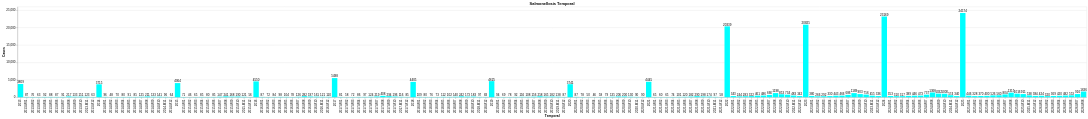

The notebook cell this image was saved under:
### Code cell
#Gruppieren nach georegion und Werte summieren
counts = (
    data_def.groupby("temporal")
        .agg(sum_value=("value", "sum"))
        .reset_index()
)

#Bar Chart
bar_temporal = alt.Chart(counts).mark_bar(color="aqua").encode(
    x=alt.X("temporal", title="Temporal"),
    y=alt.Y("sum_value", title="Cases")
).properties(
    title="Salmonellosis Temporal"
)

# Textlabels
text = bar_temporal.mark_text(
    align="center",
    dy=-5,
    size=10
).encode(
    text="sum_value:Q"
)

# Kombinieren
bar_temporal = bar_temporal + text
bar_temporal

### Figure 1 — Vega-Lite specification as saved in the notebook (floating-point values rounded to 4 significant figures; data arrays with more than 128 entries replaced by an {"elided": "..."} marker saying what was removed)
{"config": {"view": {"continuousWidth": 300, "continuousHeight": 300}}, "layer": [{"mark": {"type": "bar", "color": "aqua"}, "encoding": {"x": {"field": "temporal", "title": "Temporal", "type": "nominal"}, "y": {"field": "sum_value", "title": "Cases", "type": "quantitative"}}, "title": "Salmonellosis Temporal"}, {"mark": {"type": "text", "align": "center", "dy": -5, "size": 10}, "encoding": {"text": {"field": "sum_value", "type": "quantitative"}, "x": {"field": "temporal", "title": "Temporal", "type": "nominal"}, "y": {"field": "sum_value", "title": "Cases", "type": "quantitative"}}, "title": "Salmonellosis Temporal"}], "data": {"name": "data-e63f99a6e0c2a01b65454fe335128c91"}, "$schema": "https://vega.github.io/schema/vega-lite/v6.1.0.json", "datasets": {"data-e63f99a6e0c2a01b65454fe335128c91": {"elided": "177 records"}}}
